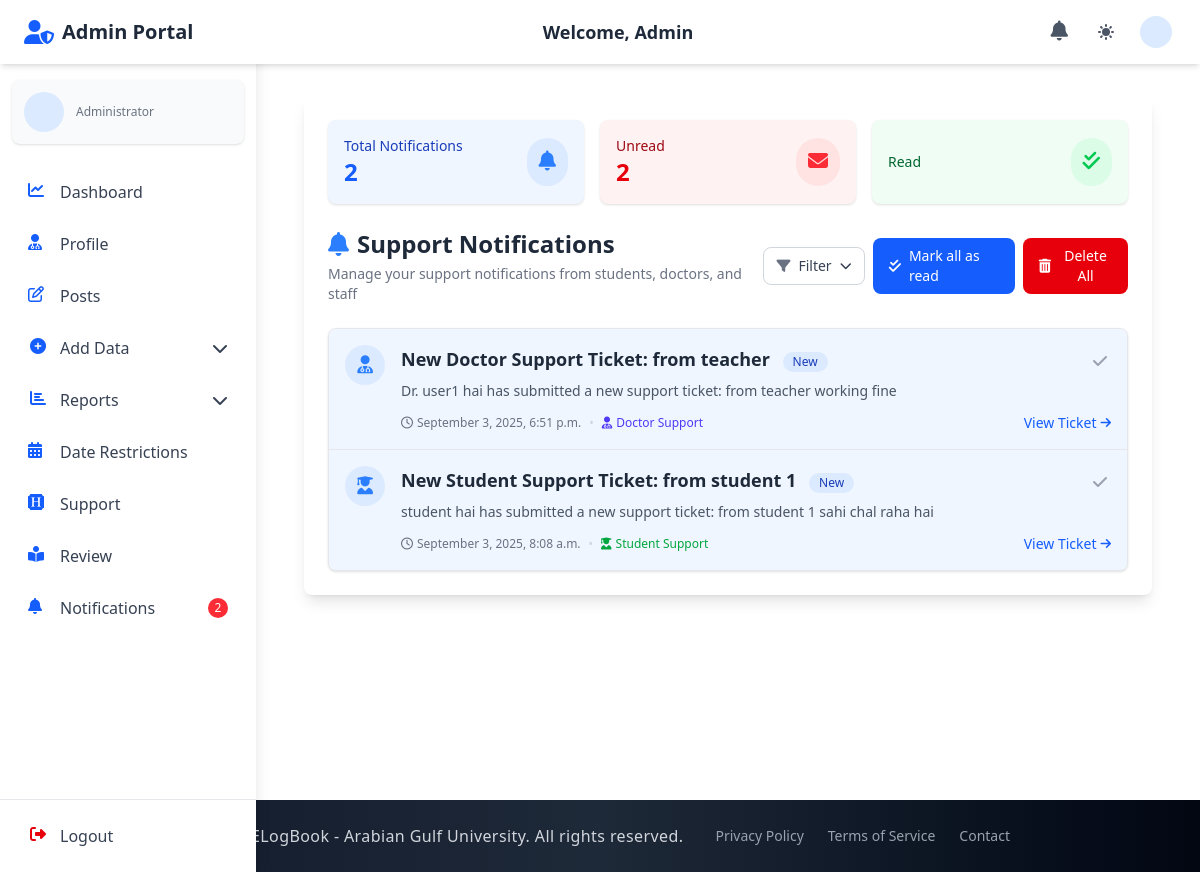
/admin_section/notifications/ (signed in), run on the app's committed database.
### admin_section/models.py (models this page shows, shortened)
class AdminNotification(models.Model):
    recipient = models.ForeignKey(CustomUser, on_delete=models.CASCADE, related_name='admin_notifications', limit_choices_to={'role': 'admin'})
    title = models.CharField(max_length=100)
    message = models.TextField()
    support_ticket_type = models.CharField(max_length=20, choices=[
        ('student', 'Student Support'),
        ('doctor', 'Doctor Support'),
        ('staff', 'Staff Support')
    ])
    ticket_id = models.IntegerField(null=True, blank=True)
    created_at = models.DateTimeField(auto_now_add=True)
    is_read = models.BooleanField(default=False)
    class Meta:
        ordering = ['-created_at']
        verbose_name = "Admin Notification"
        verbose_name_plural = "Admin Notifications"

### admin_section/views.py (the view, shortened to what this page needs)
# urls.py: path("notifications/", views.notifications, name="notifications"),
@login_required
def notifications(request):
    if request.user.role != 'admin':
        messages.error(request, "You don't have permission to access this page.")
        return redirect('login')
    notifications_list = AdminNotification.objects.filter(recipient=request.user).order_by('-created_at')
    filter_param = request.GET.get('filter', '')
    if filter_param == 'unread':
        notifications_list = notifications_list.filter(is_read=False)
    elif filter_param in ['student', 'doctor', 'staff']:
        notifications_list = notifications_list.filter(support_ticket_type=filter_param)
    unread_count = AdminNotification.objects.filter(recipient=request.user, is_read=False).count()
    paginator = Paginator(notifications_list, 10)  # 10 items per page
    page_number = request.GET.get('page')
    page_obj = paginator.get_page(page_number)
    context = {
        'notifications': page_obj,
        'unread_count': unread_count,
        'filter': filter_param,
        'total_count': AdminNotification.objects.filter(recipient=request.user).count(),
    }
    return render(request, 'admin_section/notifications.html', context)

### admin_section/context_processors.py (called while the page is built)
def admin_notification_count(request):
    try:
        user = getattr(request, 'user', None)
        if not user:
            return {'admin_unread_notifications_count': 0}
        if getattr(user, 'is_authenticated', False) and getattr(user, 'role', None) == 'admin':
            admin_unread_notifications_count = AdminNotification.objects.filter(recipient=user, is_read=False).count()
            return {'admin_unread_notifications_count': admin_unread_notifications_count}
    except Exception:
        pass
    return {'admin_unread_notifications_count': 0}

### doctor_section/context_processors.py (called while the page is built)
def notification_count(request):
    try:
        user = getattr(request, 'user', None)
        if not user:
            return {'unread_notifications_count': 0}
        if getattr(user, 'is_authenticated', False) and hasattr(user, 'doctor_profile'):
            doctor = user.doctor_profile
            unread_notifications_count = Notification.objects.filter(
                recipient=doctor, is_read=False
            ).count()
            return {'unread_notifications_count': unread_notifications_count}
    except Exception:
        pass
    return {'unread_notifications_count': 0}

### staff_section/context_processors.py (called while the page is built)
def staff_notification_count(request):
    try:
        user = getattr(request, 'user', None)
        if not user:
            return {'staff_unread_notifications_count': 0}
        if getattr(user, 'is_authenticated', False) and hasattr(user, 'staff_profile'):
            staff = user.staff_profile
            staff_unread_notifications_count = StaffNotification.objects.filter(recipient=staff, is_read=False).count()
            return {'staff_unread_notifications_count': staff_unread_notifications_count}
    except Exception:
        pass
    return {'staff_unread_notifications_count': 0}

### student_section/context_processors.py (called while the page is built)
def student_notification_count(request):
    try:
        user = getattr(request, 'user', None)
        if not user:
            return {'student_unread_notifications_count': 0}
        if getattr(user, 'is_authenticated', False) and hasattr(user, 'student'):
            student = user.student
            student_unread_notifications_count = StudentNotification.objects.filter(recipient=student, is_read=False).count()
            return {'student_unread_notifications_count': student_unread_notifications_count}
    except Exception:
        pass
    return {'student_unread_notifications_count': 0}

### admin_section/templates/admin_section/notifications.html
{% extends 'admin_section/admin_notifications.html' %}

### admin_section/templates/admin_section/admin_notifications.html (shortened to what this page needs)
{% extends 'base.html' %}
{% block navbar %}
  {% include 'components/admin_auth_navbar.html' %}
{% endblock %}
{% block content %}
  <div class="container mx-auto px-4 py-8">
    <div class="bg-white dark:bg-gray-800 rounded-lg shadow-lg p-6 max-w-5xl mx-auto">
      <div class="grid grid-cols-1 md:grid-cols-3 gap-4 mb-6">
        <div class="bg-blue-50 dark:bg-blue-900/30 rounded-lg p-4 flex items-center justify-between shadow-sm">
          <div>
            <h3 class="text-sm font-medium text-blue-800 dark:text-blue-200">Total Notifications</h3>
            <p class="text-2xl font-bold text-blue-600 dark:text-blue-300">{{ notifications.paginator.count }}</p>
          </div>
          <div class="bg-blue-100 dark:bg-blue-800 p-3 rounded-full">
            <i class="fas fa-bell text-blue-500 dark:text-blue-300 text-xl"></i>
          </div>
        </div>
        <div class="bg-red-50 dark:bg-red-900/30 rounded-lg p-4 flex items-center justify-between shadow-sm">
          <div>
            <h3 class="text-sm font-medium text-red-800 dark:text-red-200">Unread</h3>
            <p class="text-2xl font-bold text-red-600 dark:text-red-300">{{ unread_count }}</p>
          </div>
          <div class="bg-red-100 dark:bg-red-800 p-3 rounded-full">
            <i class="fas fa-envelope text-red-500 dark:text-red-300 text-xl"></i>
          </div>
        </div>
        <div class="bg-green-50 dark:bg-green-900/30 rounded-lg p-4 flex items-center justify-between shadow-sm">
          <div>
            <h3 class="text-sm font-medium text-green-800 dark:text-green-200">Read</h3>
          </div>
          <div class="bg-green-100 dark:bg-green-800 p-3 rounded-full">
            <i class="fas fa-check-double text-green-500 dark:text-green-300 text-xl"></i>
          </div>
        </div>
      </div>
      <div class="flex flex-col md:flex-row justify-between items-start md:items-center gap-4 mb-6">
        <div>
          <h2 class="text-2xl font-bold text-gray-800 dark:text-white flex items-center">
            <i class="fas fa-bell text-blue-500 dark:text-blue-400 mr-2"></i>
            Support Notifications
          </h2>
          <p class="text-sm text-gray-500 dark:text-gray-400 mt-1">Manage your support notifications from students, doctors, and staff</p>
        </div>
        <div class="flex items-center space-x-2">
          <div class="relative" x-data="{open: false}">
            <button @click="open = !open" class="flex items-center bg-white dark:bg-gray-700 border border-gray-300 dark:border-gray-600 rounded-lg px-3 py-2 text-sm font-medium text-gray-700 dark:text-gray-200 hover:bg-gray-50 dark:hover:bg-gray-600 focus:outline-none focus:ring-2 focus:ring-blue-500">
              <i class="fas fa-filter mr-2 text-gray-500 dark:text-gray-400"></i>
              <span>Filter</span>
              <i class="fas fa-chevron-down ml-2 text-xs"></i>
            </button>
          </div>
          {% if unread_count > 0 %}
            <a href="?mark_all_read=true" class="flex items-center bg-blue-600 hover:bg-blue-700 text-white font-medium rounded-lg px-4 py-2 text-sm transition-colors duration-200">
              <i class="fas fa-check-double mr-2"></i>
              <span>Mark all as read</span>
            </a>
          {% endif %}
          {% if total_count > 0 %}
            <button id="deleteAllBtn" class="flex items-center bg-red-600 hover:bg-red-700 text-white font-medium rounded-lg px-4 py-2 text-sm transition-colors duration-200">
              <i class="fas fa-trash-alt mr-2"></i>
              <span>Delete All</span>
            </button>
          {% endif %}
        </div>
      </div>
      {% if notifications %}
        <div class="overflow-hidden bg-white dark:bg-gray-800 border border-gray-200 dark:border-gray-700 rounded-lg shadow-sm">
          <ul class="divide-y divide-gray-200 dark:divide-gray-700">
            {% for notification in notifications %}
              <li class="{% if not notification.is_read %}bg-blue-50 dark:bg-blue-900/20{% endif %} transition-all duration-200 hover:bg-gray-50 dark:hover:bg-gray-700/50 group">
                <div class="p-4 flex justify-between items-start">
                  <div class="flex-shrink-0 mr-4">
                    <div class="{% if not notification.is_read %}bg-blue-100 dark:bg-blue-800 text-blue-500 dark:text-blue-300{% else %}bg-gray-100 dark:bg-gray-700 text-gray-500 dark:text-gray-400{% endif %} rounded-full p-2 w-10 h-10 flex items-center justify-center">
                      {% if notification.support_ticket_type == 'student' %}
                        <i class="fas fa-user-graduate text-lg"></i>
                      {% elif notification.support_ticket_type == 'doctor' %}
                        <i class="fas fa-user-md text-lg"></i>
                      {% elif notification.support_ticket_type == 'staff' %}
                        <i class="fas fa-user-tie text-lg"></i>
                      {% else %}
                        <i class="fas fa-bell text-lg"></i>
                      {% endif %}
                    </div>
                  </div>
                  <div class="flex-1">
                    <div class="flex items-start justify-between">
                      <h3 class="text-lg font-semibold text-gray-800 dark:text-white group-hover:text-blue-600 dark:group-hover:text-blue-400 transition-colors duration-200">
                        {{ notification.title }}
                        {% if not notification.is_read %}
                          <span class="ml-2 inline-flex items-center px-2.5 py-0.5 rounded-full text-xs font-medium bg-blue-100 text-blue-800 dark:bg-blue-800 dark:text-blue-100">
                            New
                          </span>
                        {% endif %}
                      </h3>
                      {% if not notification.is_read %}
                        <a href="?mark_read={{ notification.id }}" class="ml-2 text-gray-400 hover:text-blue-600 dark:hover:text-blue-400 p-1 rounded-full hover:bg-gray-100 dark:hover:bg-gray-700 transition-colors duration-200" title="Mark as read">
                          <i class="fas fa-check"></i>
                        </a>
                      {% endif %}
                    </div>
                    <p class="text-sm text-gray-600 dark:text-gray-300 mt-1">{{ notification.message }}</p>
                    <div class="flex flex-wrap items-center mt-3 text-xs">
                      <span class="inline-flex items-center text-gray-500 dark:text-gray-400">
                        <i class="far fa-clock mr-1"></i>
                        {{ notification.created_at|date:"F j, Y, g:i a" }}
                      </span>
                      <span class="mx-2 text-gray-300 dark:text-gray-600">•</span>
                      <span class="inline-flex items-center capitalize {% if notification.support_ticket_type == 'student' %}text-green-600 dark:text-green-400{% elif notification.support_ticket_type == 'doctor' %}text-indigo-600 dark:text-indigo-400{% elif notification.support_ticket_type == 'staff' %}text-purple-600 dark:text-purple-400{% endif %}">
                        <i class="fas {% if notification.support_ticket_type == 'student' %}fa-user-graduate{% elif notification.support_ticket_type == 'doctor' %}fa-user-md{% elif notification.support_ticket_type == 'staff' %}fa-user-tie{% endif %} mr-1"></i>
                        {{ notification.support_ticket_type }} Support
                      </span>
                      {% if notification.ticket_id %}
                        <a href="?view_ticket={{ notification.id }}" class="ml-auto inline-flex items-center text-sm text-blue-600 hover:text-blue-800 dark:text-blue-400 dark:hover:text-blue-300 font-medium">
                          <span>View Ticket</span>
                          <i class="fas fa-arrow-right ml-1 text-xs"></i>
                        </a>
                      {% endif %}
                    </div>
                  </div>
                </div>
              </li>
            {% endfor %}
          </ul>
        </div>
      {% endif %}
    </div>
  </div>
{% endblock %}

### data on the page
AdminNotification: title "New Doctor Support Ticket: from teacher", is_read "New", message "Dr. user1 hai has submitted a new support ticket: from teacher working fine", created_at "September 3, 2025, 6:51 p.m.", support_ticket_type "Doctor"
AdminNotification: title "New Student Support Ticket: from student 1", is_read "New", message "student hai has submitted a new support ticket: from student 1 sahi chal raha hai", created_at "September 3, 2025, 8:08 a.m.", support_ticket_type "Student"

### other printed values
{{ admin_unread_notifications_count }} "2"
{{ notifications.paginator.count }} "2"
{{ unread_count }} "2"
